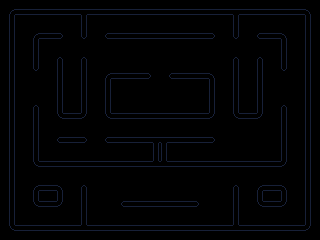

A 2D game scene composited from a Tiled map and its tileset images. What follows is a short description and the map's XML, with every tile layer's data as written:
An orthogonal 40x30 tile map with 8x8 px tiles, 1 tile layer (Vrstva dlaždic 1).

<map version="1.4" tiledversion="1.4.3" orientation="orthogonal" renderorder="right-down" width="40" height="30" tilewidth="8" tileheight="8" infinite="0" nextlayerid="2" nextobjectid="1">
 <editorsettings>
  <export target="pacman.txt" format="custom" />
 </editorsettings>
 <tileset firstgid="1" name="pacman_bloky" tilewidth="8" tileheight="8" tilecount="16" columns="4">
  <image source="pacman_bloky.png" width="32" height="32" />
 </tileset>
 <layer id="1" name="Vrstva dlaždic 1" width="40" height="30">
  <data encoding="csv">
0,0,0,0,0,0,0,0,0,0,0,0,0,0,0,0,0,0,0,0,0,0,0,0,0,0,0,0,0,0,0,0,0,0,0,0,0,0,0,0,
0,1,2,2,2,2,2,2,2,2,10,2,2,2,2,2,2,2,2,2,2,2,2,2,2,2,2,2,2,10,2,2,2,2,2,2,2,2,3,0,
0,5,0,0,0,0,0,0,0,0,5,0,0,0,0,0,0,0,0,0,0,0,0,0,0,0,0,0,0,5,0,0,0,0,0,0,0,0,5,0,
0,5,0,0,0,0,0,0,0,0,5,0,0,0,0,0,0,0,0,0,0,0,0,0,0,0,0,0,0,5,0,0,0,0,0,0,0,0,5,0,
0,5,0,0,1,2,2,12,0,0,8,0,0,13,2,2,2,2,2,2,2,2,2,2,2,2,12,0,0,8,0,0,13,2,2,3,0,0,5,0,
0,5,0,0,5,0,0,0,0,0,0,0,0,0,0,0,0,0,0,0,0,0,0,0,0,0,0,0,0,0,0,0,0,0,0,5,0,0,5,0,
0,5,0,0,5,0,0,0,0,0,0,0,0,0,0,0,0,0,0,0,0,0,0,0,0,0,0,0,0,0,0,0,0,0,0,5,0,0,5,0,
0,5,0,0,5,0,0,4,0,0,4,0,0,0,0,0,0,0,0,0,0,0,0,0,0,0,0,0,0,4,0,0,4,0,0,5,0,0,5,0,
0,5,0,0,8,0,0,5,0,0,5,0,0,0,0,0,0,0,0,0,0,0,0,0,0,0,0,0,0,5,0,0,5,0,0,8,0,0,5,0,
0,5,0,0,0,0,0,5,0,0,5,0,0,1,2,2,2,2,12,0,0,13,2,2,2,2,3,0,0,5,0,0,5,0,0,0,0,0,5,0,
0,5,0,0,0,0,0,5,0,0,5,0,0,5,0,0,0,0,0,0,0,0,0,0,0,0,5,0,0,5,0,0,5,0,0,0,0,0,5,0,
0,5,0,0,0,0,0,5,0,0,5,0,0,5,0,0,0,0,0,0,0,0,0,0,0,0,5,0,0,5,0,0,5,0,0,0,0,0,5,0,
0,5,0,0,0,0,0,5,0,0,5,0,0,5,0,0,0,0,0,0,0,0,0,0,0,0,5,0,0,5,0,0,5,0,0,0,0,0,5,0,
0,5,0,0,4,0,0,5,0,0,5,0,0,5,0,0,0,0,0,0,0,0,0,0,0,0,5,0,0,5,0,0,5,0,0,4,0,0,5,0,
0,5,0,0,5,0,0,9,2,2,11,0,0,9,2,2,2,2,2,2,2,2,2,2,2,2,11,0,0,9,2,2,11,0,0,5,0,0,5,0,
0,5,0,0,5,0,0,0,0,0,0,0,0,0,0,0,0,0,0,0,0,0,0,0,0,0,0,0,0,0,0,0,0,0,0,5,0,0,5,0,
0,5,0,0,5,0,0,0,0,0,0,0,0,0,0,0,0,0,0,0,0,0,0,0,0,0,0,0,0,0,0,0,0,0,0,5,0,0,5,0,
0,5,0,0,5,0,0,13,2,2,12,0,0,13,2,2,2,2,2,10,10,2,2,2,2,2,12,0,0,0,0,0,0,0,0,5,0,0,5,0,
0,5,0,0,5,0,0,0,0,0,0,0,0,0,0,0,0,0,0,5,5,0,0,0,0,0,0,0,0,0,0,0,0,0,0,5,0,0,5,0,
0,5,0,0,5,0,0,0,0,0,0,0,0,0,0,0,0,0,0,5,5,0,0,0,0,0,0,0,0,0,0,0,0,0,0,5,0,0,5,0,
0,5,0,0,9,2,2,2,2,2,2,2,2,2,2,2,2,2,2,14,14,2,2,2,2,2,2,2,2,2,2,2,2,2,2,11,0,0,5,0,
0,5,0,0,0,0,0,0,0,0,0,0,0,0,0,0,0,0,0,0,0,0,0,0,0,0,0,0,0,0,0,0,0,0,0,0,0,0,5,0,
0,5,0,0,0,0,0,0,0,0,0,0,0,0,0,0,0,0,0,0,0,0,0,0,0,0,0,0,0,0,0,0,0,0,0,0,0,0,5,0,
0,5,0,0,1,2,2,3,0,0,4,0,0,0,0,0,0,0,0,0,0,0,0,0,0,0,0,0,0,4,0,0,1,2,2,3,0,0,5,0,
0,5,0,0,5,0,0,5,0,0,5,0,0,0,0,0,0,0,0,0,0,0,0,0,0,0,0,0,0,5,0,0,5,0,0,5,0,0,5,0,
0,5,0,0,9,2,2,11,0,0,5,0,0,0,0,13,2,2,2,2,2,2,2,2,12,0,0,0,0,5,0,0,9,2,2,11,0,0,5,0,
0,5,0,0,0,0,0,0,0,0,5,0,0,0,0,0,0,0,0,0,0,0,0,0,0,0,0,0,0,5,0,0,0,0,0,0,0,0,5,0,
0,5,0,0,0,0,0,0,0,0,5,0,0,0,0,0,0,0,0,0,0,0,0,0,0,0,0,0,0,5,0,0,0,0,0,0,0,0,5,0,
0,9,2,2,2,2,2,2,2,2,14,2,2,2,2,2,2,2,2,2,2,2,2,2,2,2,2,2,2,14,2,2,2,2,2,2,2,2,11,0,
0,0,0,0,0,0,0,0,0,0,0,0,0,0,0,0,0,0,0,0,0,0,0,0,0,0,0,0,0,0,0,0,0,0,0,0,0,0,0,0
</data>
 </layer>
</map>